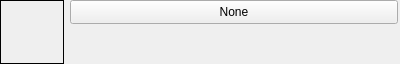
<?xml version="1.0" encoding="UTF-8"?>
<ui version="4.0">
 <class>ContentSelect</class>
 <widget class="QWidget" name="ContentSelect">
  <property name="geometry">
   <rect>
    <x>0</x>
    <y>0</y>
    <width>400</width>
    <height>64</height>
   </rect>
  </property>
  <property name="windowTitle">
   <string>Form</string>
  </property>
  <layout class="QHBoxLayout" name="horizontalLayout">
   <property name="leftMargin">
    <number>0</number>
   </property>
   <property name="topMargin">
    <number>0</number>
   </property>
   <property name="rightMargin">
    <number>2</number>
   </property>
   <property name="bottomMargin">
    <number>0</number>
   </property>
   <item>
    <widget class="QLabel" name="label">
     <property name="minimumSize">
      <size>
       <width>64</width>
       <height>64</height>
      </size>
     </property>
     <property name="maximumSize">
      <size>
       <width>64</width>
       <height>64</height>
      </size>
     </property>
     <property name="frameShape">
      <enum>QFrame::Box</enum>
     </property>
     <property name="text">
      <string/>
     </property>
    </widget>
   </item>
   <item>
    <layout class="QVBoxLayout" name="verticalLayout">
     <item>
      <widget class="QToolButton" name="toolButton">
       <property name="sizePolicy">
        <sizepolicy hsizetype="Preferred" vsizetype="Fixed">
         <horstretch>0</horstretch>
         <verstretch>0</verstretch>
        </sizepolicy>
       </property>
       <property name="minimumSize">
        <size>
         <width>0</width>
         <height>24</height>
        </size>
       </property>
       <property name="text">
        <string>None</string>
       </property>
       <property name="iconSize">
        <size>
         <width>16</width>
         <height>16</height>
        </size>
       </property>
       <property name="popupMode">
        <enum>QToolButton::InstantPopup</enum>
       </property>
       <property name="arrowType">
        <enum>Qt::NoArrow</enum>
       </property>
      </widget>
     </item>
     <item>
      <spacer name="verticalSpacer">
       <property name="orientation">
        <enum>Qt::Vertical</enum>
       </property>
       <property name="sizeHint" stdset="0">
        <size>
         <width>20</width>
         <height>40</height>
        </size>
       </property>
      </spacer>
     </item>
    </layout>
   </item>
  </layout>
 </widget>
 <resources/>
 <connections/>
</ui>
